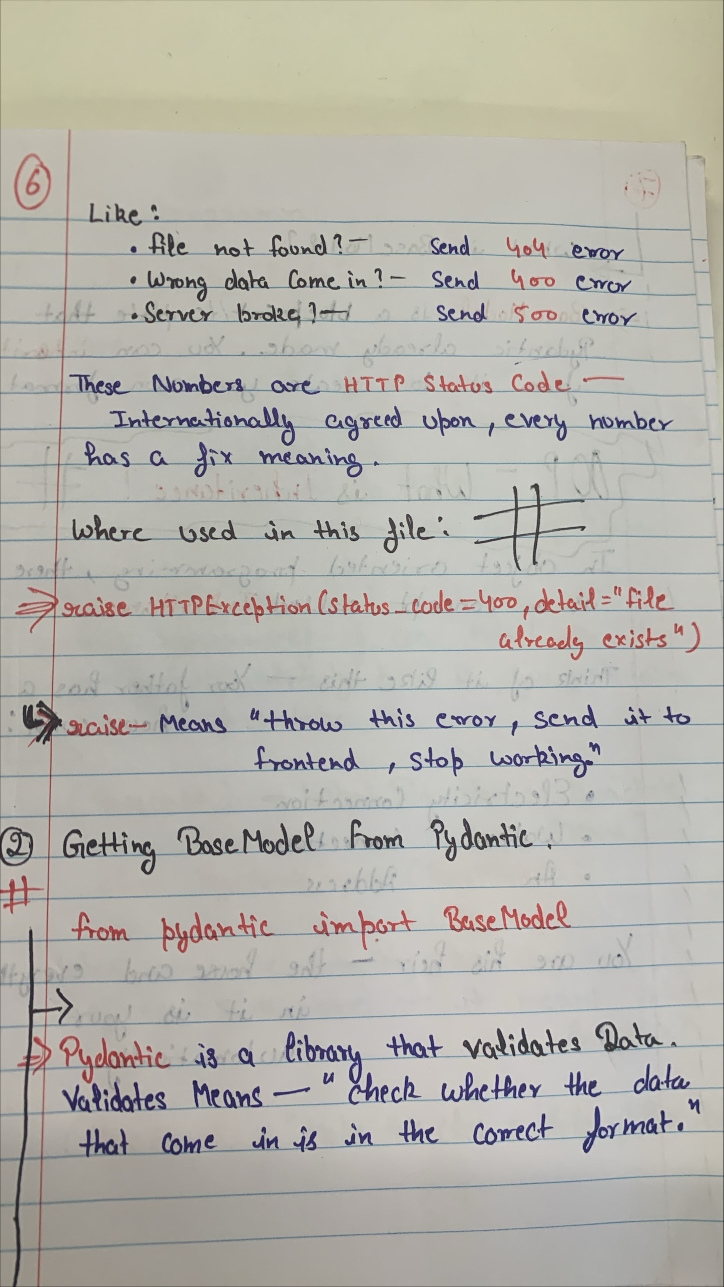
#> input picture Desktop/Item_Management_Master/backend/uploads/d2b7931003c9cd37c77ea7934064897be4624eb89d2d21bfa5370e9e94f4cdaa_Image.jpg, 1448 x 2573 px (shown at 1/2 size)
$ python -i preprocessing.py   (imports and definitions only)   (older library calls are emulated)
#> lines starting #> are read from the running program, lines starting #| are printed output that depends on the picture
#> further down, picture is the input picture: shape (2573, 1448, 3); mean B, G, R 171.3, 178.1, 180.4
"""services/preprocessing.py - FIXED for Large Documents"""
import cv2
import numpy as np
from PIL import Image
import io
from typing import Tuple, Optional, List, Dict, Any

class ImagePreprocessor:
    """Smart preprocessing with better rotation detection"""

    # [28 lines left out: functions load_image, detect_blur_level, not called in this run]

    @staticmethod
    def detect_text_orientation(img: np.ndarray) -> float:
        """🔥 FIXED: Smarter rotation detection"""
        gray = cv2.cvtColor(img, cv2.COLOR_BGR2GRAY) if len(img.shape) == 3 else img
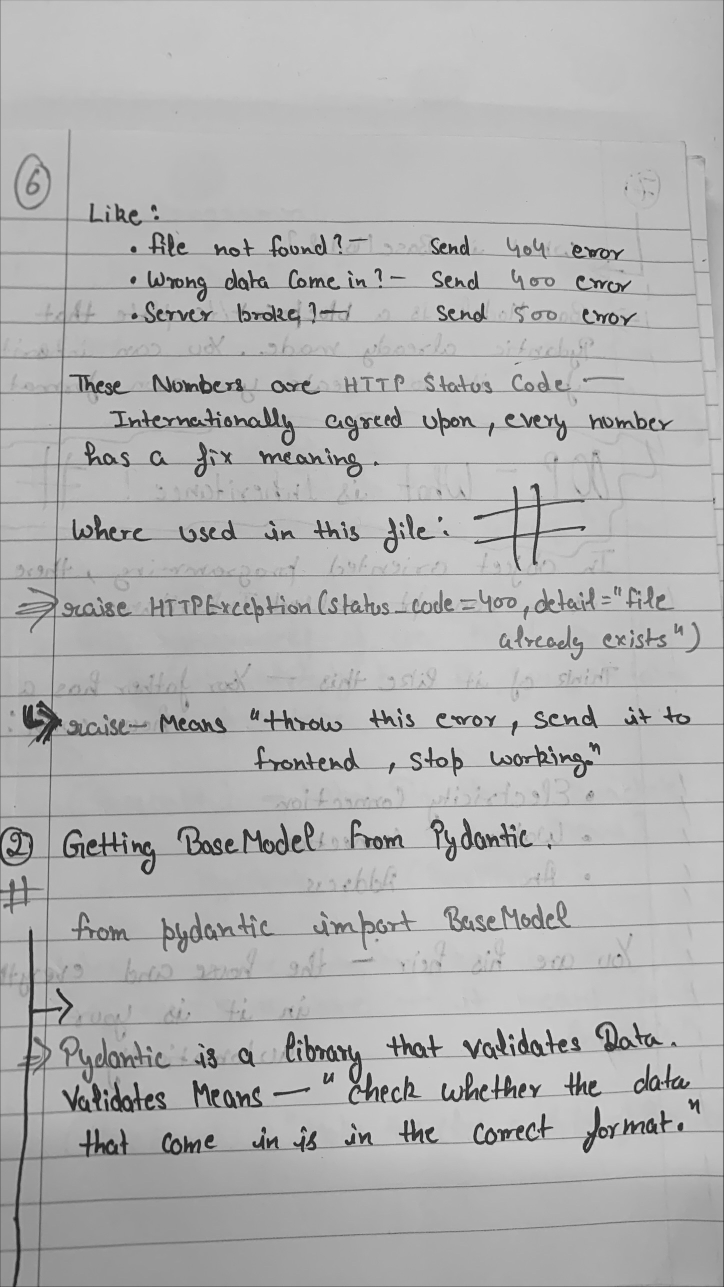
#> gray: shape (2573, 1448) (shown at 1/2 size); min 0, max 230, mean 178
        h, w = gray.shape[:2]
#> h = 2573; w = 1448

        # Skip rotation for extremely large or landscape images
        if w > h * 1.2:
            print("  ✅ Image is landscape - no rotation needed")
            return 0

        # Use edge detection with error handling
        try:
            edges = cv2.Canny(gray, 50, 150, apertureSize=3)
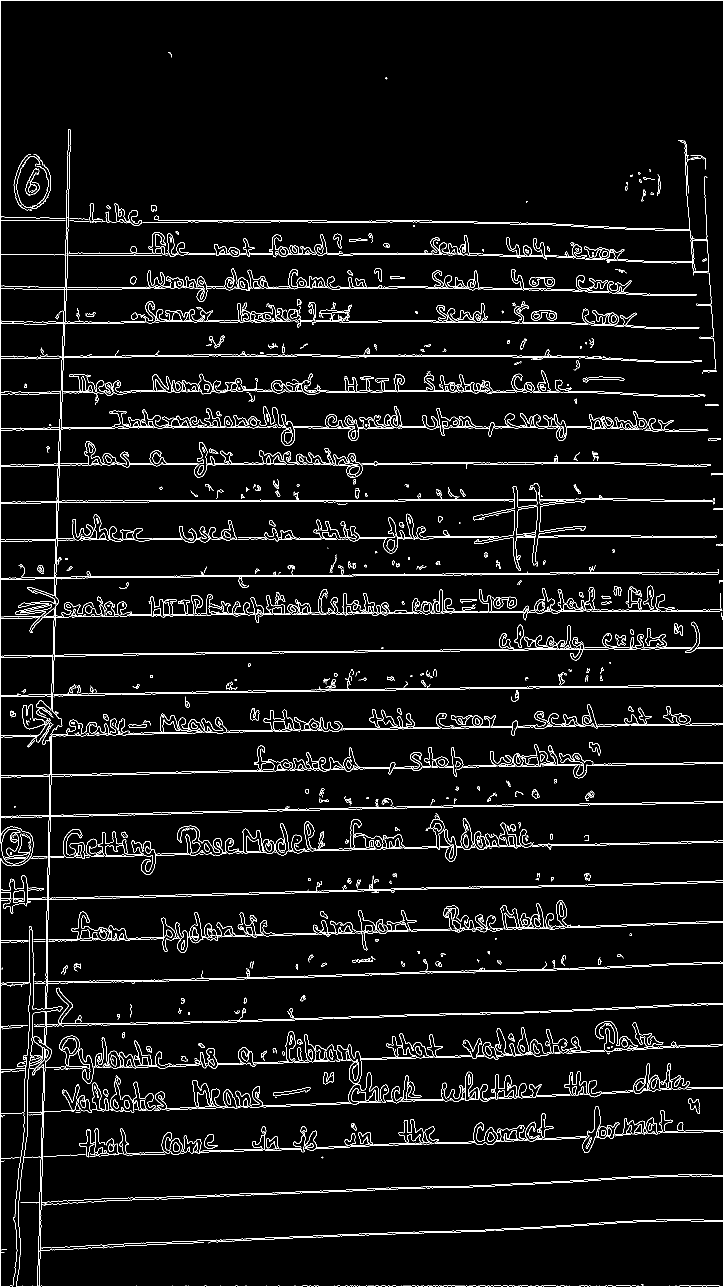
#> edges: shape (2573, 1448) (shown at 1/2 size); 4.4% white in thin lines or dots
            lines = cv2.HoughLinesP(edges, 1, np.pi/180, threshold=80, minLineLength=w//4, maxLineGap=20)
#> lines = 39 rows, first 6: [1447, 2570, 1447, 0], [0, 2571, 0, 1717], [0, 0, 1445, 0], [1, 2572, 1087, 2572], [384, 1465, 1193, 1451], [378, 1386, 835, 1379]
        except Exception as e:
            print(f"  ⚠️ Rotation detection failed: {str(e)} - skipping")
            return 0

        if lines is None or len(lines) < 5:
            # Check aspect ratio only
            if h > w * 1.3:
                print("  ⚠️ Portrait image detected - rotating -90°")
                return -90
            return 0

        # Analyze line angles
        angles = []
        for line in lines:
            x1, y1, x2, y2 = line[0]
            if abs(x2 - x1) < 10:
                continue
            angle = np.degrees(np.arctan2(y2 - y1, x2 - x1))
            angles.append(angle)
#> this loop made 39 passes
#> (x1, y1, x2, y2, angle) on passes 3 to 14: (0, 0, 1445, 0, 0), (1, 2572, 1087, 2572, 0), (384, 1465, 1193, 1451, -0.991), (378, 1386, 835, 1379, -0.878), (111, 1155, 128, 669, -88), (204, 1387, 806, 1377, -0.952), (738, 1698, 1298, 1688, -1.02), (304, 928, 721, 928, 0), (547, 1541, 983, 1533, -1.05), (678, 1697, 1279, 1686, -1.05), (581, 2211, 1111, 2192, -2.05), (402, 1462, 1128, 1449, -1.03)
#> (x1, y1, x2, y2) on passes 1, 2, 39: (1447, 2570, 1447, 0), (0, 2571, 0, 1717), (0, 1686, 0, 645)
#> after the loop, angles = 36 values, max 1.08 at index 16, min -88 at index 4, mean -3.46

        if len(angles) < 3:
            return 0

        angles = np.array(angles)
        horizontal = np.sum(np.abs(angles) < 15)
#> horizontal = 35
        vertical = np.sum(np.abs(np.abs(angles) - 90) < 15)
#> vertical = 1

        if horizontal > len(angles) * 0.4:
            print(f"  ✅ Horizontal text detected ({horizontal}/{len(angles)} lines)")
#|   ✅ Horizontal text detected (35/36 lines)
            return 0
        elif vertical > len(angles) * 0.3 and h > w:
            print(f"  ⚠️ Vertical text detected ({vertical}/{len(angles)} lines) - rotating -90°")
            return -90

        return 0

    # [148 lines left out: functions rotate_image, smart_enhance, adaptive_binarize, calculate_quality_metrics, preprocess_full_pipeline, preprocess_multi_level, not called in this run]

>>> import cv2
>>> picture = cv2.imread('../uploads/d2b7931003c9cd37c77ea7934064897be4624eb89d2d21bfa5370e9e94f4cdaa_Image.jpg')
>>> result = ImagePreprocessor().detect_text_orientation(picture)
#> result = 0
